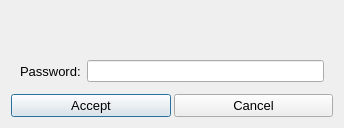
<?xml version="1.0" encoding="UTF-8"?>
<ui version="4.0">
 <class>Dialog</class>
 <widget class="QDialog" name="Dialog">
  <property name="geometry">
   <rect>
    <x>0</x>
    <y>0</y>
    <width>344</width>
    <height>125</height>
   </rect>
  </property>
  <property name="windowTitle">
   <string>Log in</string>
  </property>
  <layout class="QGridLayout" name="gridLayout">
   <property name="spacing">
    <number>3</number>
   </property>
   <item row="1" column="0">
    <widget class="QLabel" name="userLabel">
     <property name="font">
      <font>
       <pointsize>13</pointsize>
      </font>
     </property>
     <property name="text">
      <string/>
     </property>
    </widget>
   </item>
   <item row="3" column="0">
    <layout class="QHBoxLayout" name="horizontalLayout_5">
     <property name="spacing">
      <number>3</number>
     </property>
     <item>
      <widget class="QPushButton" name="acceptPushButton">
       <property name="font">
        <font>
         <pointsize>10</pointsize>
        </font>
       </property>
       <property name="text">
        <string>Accept</string>
       </property>
      </widget>
     </item>
     <item>
      <widget class="QPushButton" name="cancelPushButton">
       <property name="font">
        <font>
         <pointsize>10</pointsize>
        </font>
       </property>
       <property name="text">
        <string>Cancel</string>
       </property>
      </widget>
     </item>
    </layout>
   </item>
   <item row="2" column="0">
    <widget class="QWidget" name="widget" native="true">
     <layout class="QHBoxLayout" name="horizontalLayout">
      <item>
       <widget class="QLabel" name="label_2">
        <property name="font">
         <font>
          <pointsize>10</pointsize>
         </font>
        </property>
        <property name="text">
         <string>Password:</string>
        </property>
       </widget>
      </item>
      <item>
       <widget class="QLineEdit" name="passwordLineEdit">
        <property name="echoMode">
         <enum>QLineEdit::Password</enum>
        </property>
       </widget>
      </item>
     </layout>
    </widget>
   </item>
   <item row="0" column="0">
    <widget class="QLabel" name="msgLabel">
     <property name="styleSheet">
      <string notr="true">color: red;</string>
     </property>
     <property name="text">
      <string/>
     </property>
    </widget>
   </item>
  </layout>
 </widget>
 <resources/>
 <connections/>
</ui>
